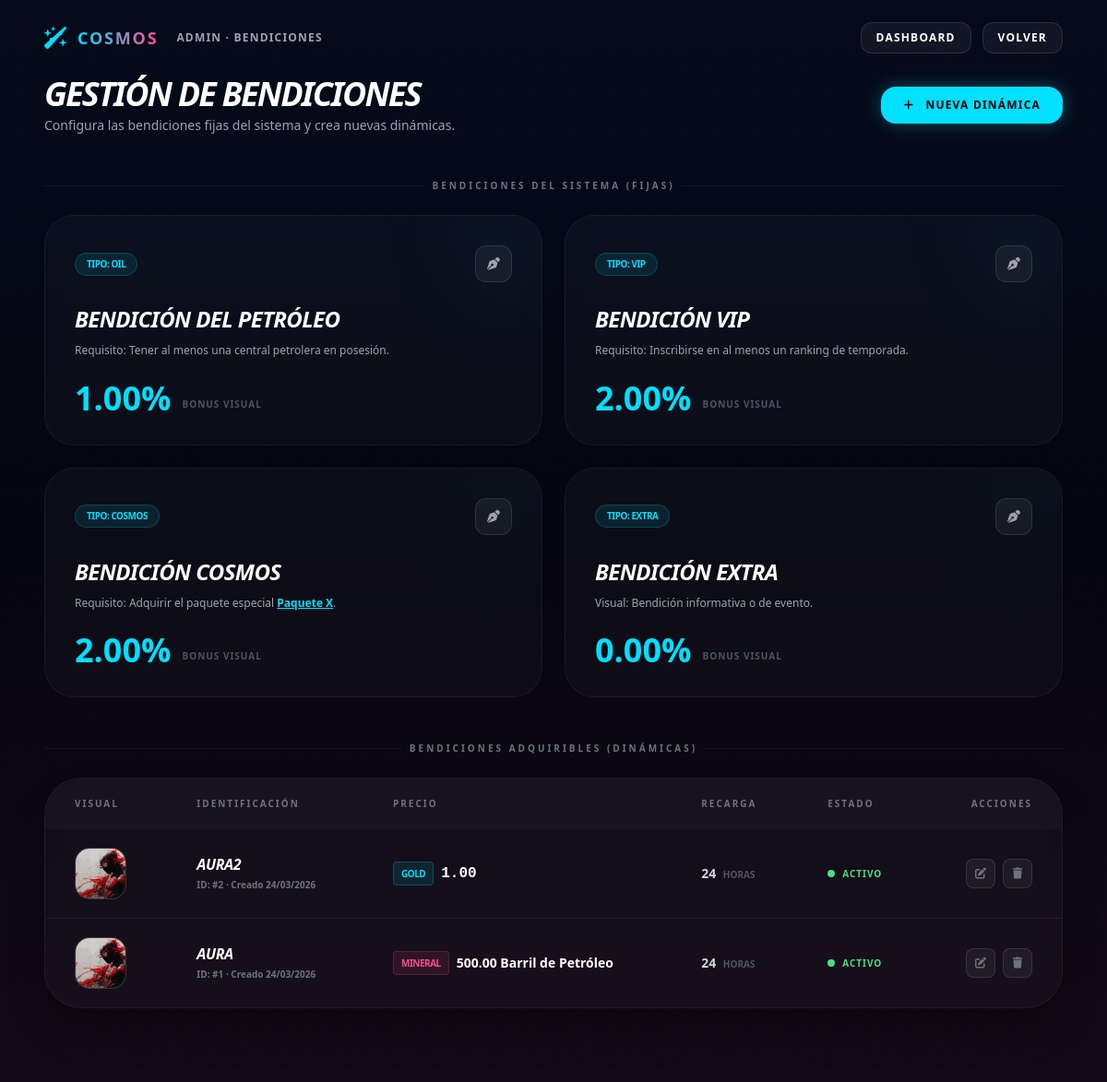
Page /dashboard/blessings/ (signed in) on the committed database.
### game/models_blessings.py (models this page shows, shortened)
class StaticBlessing(models.Model):
    TYPE_CHOICES = [
        ('oil', 'Bendición del Petróleo'),
        ('vip', 'Bendición VIP'),
        ('cosmos', 'Bendición Cosmos'),
        ('extra', 'Bendición Extra'),
    ]
    type = models.CharField(max_length=20, choices=TYPE_CHOICES, unique=True)
    name = models.CharField(max_length=100)
    bonus_percentage = models.DecimalField(max_digits=5, decimal_places=2, default=0, help_text="Porcentaje visual (ej: 1.00 para 1%)")
    required_pack = models.ForeignKey('game.StorePack', on_delete=models.SET_NULL, null=True, blank=True, help_text="Pack requerido para la bendición Cosmos")

class Blessing(models.Model):
    name = models.CharField(max_length=100)
    image = models.ImageField(upload_to='blessings/', null=True, blank=True)
    price_gold = models.DecimalField(max_digits=12, decimal_places=2, default=0)
    price_mineral = models.ForeignKey('game.Mineral', on_delete=models.SET_NULL, null=True, blank=True, related_name='+')
    price_mineral_qty = models.DecimalField(max_digits=12, decimal_places=2, default=0)
    reward_mineral = models.ForeignKey('game.Mineral', on_delete=models.SET_NULL, null=True, blank=True, related_name='+')
    reward_mineral_qty = models.DecimalField(max_digits=12, decimal_places=2, default=0)
    reward_gold = models.DecimalField(max_digits=12, decimal_places=2, default=0)
    cooldown_hours = models.PositiveIntegerField(default=24, help_text="Horas antes de poder reclamar de nuevo")
    is_active = models.BooleanField(default=True)
    created_at = models.DateTimeField(auto_now_add=True)

### game/models_packs.py (models this page shows, shortened)
class StorePack(models.Model):
    name = models.CharField(max_length=100, verbose_name="Nombre del Paquete")
    description = models.TextField(verbose_name="Descripción")
    image = models.ImageField(upload_to="packs/", null=True, blank=True, verbose_name="Imagen")
    price_gold = models.DecimalField(
        max_digits=12, decimal_places=2, default=0,
        verbose_name="Precio en GOLD"
    )
    purchase_mineral = models.ForeignKey(
        'game.Mineral',
        on_delete=models.SET_NULL, null=True, blank=True,
        verbose_name="Mineral de compra alternativo"
    )
    purchase_mineral_qty = models.IntegerField(
        default=0,
        verbose_name="Cantidad de mineral requerida"
    )
    external_link = models.URLField(
        max_length=500, null=True, blank=True,
        verbose_name="Link Externo",
        help_text="Si se llena, el botón de compra abrirá este enlace. No se cobrará GOLD ni mineral."
    )
    is_active = models.BooleanField(default=True)
    created_at = models.DateTimeField(auto_now_add=True)
    class Meta:
        verbose_name = "Paquete"
        verbose_name_plural = "Paquetes"

### game/models_planets.py (models this page shows, shortened)
class Mineral(models.Model):
    name = models.CharField(max_length=100)
    image = models.ImageField(upload_to="minerals/", null=True, blank=True)
    description = models.TextField(blank=True)
    gold_value = models.DecimalField(
        max_digits=12,
        decimal_places=2,
        default=Decimal('0.00'),
        help_text="Equivalencia en Cosmos Gold para 1 unidad de este mineral"
    )

### game/views_blessings.py (the view)
# urls.py: path("dashboard/blessings/", blessings_admin_view, name="blessings_admin"),
@login_required
@user_passes_test(lambda u: u.is_staff)
def blessings_admin_view(request):
    StaticBlessing.objects.get_or_create(type='oil', defaults={'name': 'Bendición del Petróleo', 'bonus_percentage': 1.0})
    StaticBlessing.objects.get_or_create(type='vip', defaults={'name': 'Bendición VIP', 'bonus_percentage': 0.0})
    StaticBlessing.objects.get_or_create(type='cosmos', defaults={'name': 'Bendición Cosmos', 'bonus_percentage': 2.0})
    StaticBlessing.objects.get_or_create(type='extra', defaults={'name': 'Bendición Extra', 'bonus_percentage': 0.0})
    static_blessings = StaticBlessing.objects.all()
    dynamic_blessings = Blessing.objects.all().order_by('-created_at')
    minerals = Mineral.objects.all()
    packs = StorePack.objects.all()
    return render(request, "game/blessings_admin.html", {
        "static_blessings": static_blessings,
        "dynamic_blessings": dynamic_blessings,
        "minerals": minerals,
        "packs": packs
    })

### game/templates/game/blessings_admin.html (shortened to what this page needs)
<!DOCTYPE html>
<html lang="es">
<head>
  <script src="https://cdn.tailwindcss.com"></script>
  <link rel="stylesheet" href="https://cdnjs.cloudflare.com/ajax/libs/font-awesome/6.4.0/css/all.min.css"/>
</head>
<body class="min-h-screen bg-space text-white overflow-x-hidden relative">
  <div class="absolute inset-0 bg-[radial-gradient(circle,_rgba(255,255,255,0.1)_1px,_transparent_1px)] bg-[size:40px_40px] opacity-20"></div>
  <div class="absolute top-0 left-0 w-full h-full bg-gradient-to-b from-blueglow/5 via-transparent to-pink/5 pointer-events-none"></div>
  <header class="relative z-10 px-6 py-6 flex items-center justify-between max-w-6xl mx-auto">
    <div class="flex items-center gap-3">
      <i class="fas fa-wand-sparkles text-accent text-2xl animate-pulse"></i>
      <span class="font-extrabold tracking-widest text-lg bg-gradient-to-r from-accent to-pink bg-clip-text text-transparent">COSMOS</span>
      <span class="text-xs text-gray-400 ml-2 font-bold uppercase tracking-widest">Admin · Bendiciones</span>
    </div>
    <div class="flex items-center gap-3">
      <a href="/dashboard/admin/" class="px-4 py-2 rounded-xl bg-white/5 border border-white/10 text-xs font-black uppercase tracking-widest hover:bg-white/10 transition-all">Dashboard</a>
      <a href="/home/" class="px-4 py-2 rounded-xl bg-white/5 border border-white/10 text-xs font-black uppercase tracking-widest hover:bg-white/10 transition-all">Volver</a>
    </div>
  </header>
  <main class="relative z-10 px-6 pb-20 max-w-6xl mx-auto space-y-12">
    <div class="flex items-center justify-between">
      <div>
        <h1 class="text-4xl font-black text-white uppercase tracking-tighter italic">Gestión de Bendiciones</h1>
        <p class="text-gray-400 text-sm mt-1">Configura las bendiciones fijas del sistema y crea nuevas dinámicas.</p>
      </div>
      <button onclick="openDynamicModal()" class="px-6 py-3 rounded-2xl bg-accent text-black font-black uppercase text-xs tracking-widest hover:brightness-110 transition-all shadow-[0_0_20px_rgba(0,224,255,0.3)]">
        <i class="fas fa-plus mr-2"></i> Nueva Dinámica
      </button>
    </div>
    <section>
      <div class="flex items-center gap-2 mb-6">
        <div class="h-px flex-1 bg-white/5"></div>
        <h2 class="text-[10px] font-black uppercase tracking-[0.3em] text-gray-500">Bendiciones del Sistema (Fijas)</h2>
        <div class="h-px flex-1 bg-white/5"></div>
      </div>
      <div class="grid gap-6 md:grid-cols-2">
        {% for sb in static_blessings %}
        <div class="glass-card rounded-[32px] p-8 border border-white/5 relative overflow-hidden group">
          <div class="absolute -top-12 -right-12 w-32 h-32 bg-accent/5 rounded-full blur-3xl group-hover:bg-accent/10 transition-all"></div>
          <div class="relative z-10">
            <div class="flex items-center justify-between mb-6">
              <span class="px-3 py-1 rounded-full bg-accent/10 border border-accent/20 text-accent text-[10px] font-black uppercase tracking-tighter">Tipo: {{ sb.type }}</span>
              <button onclick="openStaticModal('{{ sb.id }}', '{{ sb.name|escapejs }}', '{{ sb.bonus_percentage }}', '{{ sb.type }}', '{{ sb.required_pack_id|default:'' }}')"
                class="w-10 h-10 rounded-xl bg-white/5 flex items-center justify-center text-gray-400 hover:text-accent border border-white/10 transition-all">
                <i class="fas fa-pen-nib text-sm"></i>
              </button>
            </div>
            <h3 class="text-2xl font-black text-white mb-2 italic tracking-tight uppercase">{{ sb.name }}</h3>
            <p class="text-gray-400 text-xs mb-6 leading-relaxed">
              {% if sb.type == 'oil' %}Requisito: Tener al menos una central petrolera en posesión.{% endif %}
              {% if sb.type == 'vip' %}Requisito: Inscribirse en al menos un ranking de temporada.{% endif %}
              {% if sb.type == 'cosmos' %}Requisito: Adquirir el paquete especial <span class="text-accent underline font-bold">{% if sb.required_pack %}{{ sb.required_pack.name }}{% else %}No configurado{% endif %}</span>.{% endif %}
              {% if sb.type == 'extra' %}Visual: Bendición informativa o de evento.{% endif %}
            </p>
            <div class="flex items-end gap-3">
                <span class="text-4xl font-black text-accent leading-none">{{ sb.bonus_percentage }}%</span>
                <span class="text-[10px] text-gray-600 uppercase font-black tracking-widest mb-1">Bonus Visual</span>
            </div>
          </div>
        </div>
        {% endfor %}
      </div>
    </section>
    <section>
      <div class="flex items-center gap-2 mb-6">
        <div class="h-px flex-1 bg-white/5"></div>
        <h2 class="text-[10px] font-black uppercase tracking-[0.3em] text-gray-500">Bendiciones Adquiribles (Dinámicas)</h2>
        <div class="h-px flex-1 bg-white/5"></div>
      </div>
      <div class="glass-card rounded-[40px] border border-white/5 overflow-hidden shadow-2xl">
        <div class="overflow-x-auto">
          <table class="w-full text-left border-collapse">
            <thead class="bg-white/[0.02] text-[10px] uppercase text-gray-500 font-bold tracking-[0.2em]">
              <tr>
                <th class="px-8 py-5">Visual</th>
                <th class="px-8 py-5">Identificación</th>
                <th class="px-8 py-5">Precio</th>
                <th class="px-8 py-5">Recarga</th>
                <th class="px-8 py-5">Estado</th>
                <th class="px-8 py-5 text-right">Acciones</th>
              </tr>
            </thead>
            <tbody class="divide-y divide-white/5 text-sm">
              {% for b in dynamic_blessings %}
              <tr class="hover:bg-white/[0.02] transition-colors group">
                <td class="px-8 py-5">
                  <div class="w-14 h-14 rounded-2xl bg-white/5 border border-white/10 flex items-center justify-center overflow-hidden relative group">
                    {% if b.image %}
                    <img src="{{ b.image.url }}" class="w-full h-full object-cover">
                    {% else %}
                    <i class="fas fa-magic text-accent/20 text-xl"></i>
                    {% endif %}
                  </div>
                </td>
                <td class="px-8 py-5">
                  <div class="font-black text-white text-base uppercase tracking-tight italic">{{ b.name }}</div>
                  <div class="text-[10px] text-gray-500 font-bold">ID: #{{ b.id }} · Creado {{ b.created_at|date:"d/m/Y" }}</div>
                </td>
                <td class="px-8 py-5">
                  {% if b.price_mineral %}
                  <div class="flex items-center gap-2">
                    <span class="px-2 py-0.5 rounded bg-pink/10 text-pink text-[10px] font-black uppercase tracking-tighter border border-pink/20">Mineral</span>
                    <span class="font-black text-white">{{ b.price_mineral_qty }} {{ b.price_mineral.name }}</span>
                  </div>
                  {% else %}
                  <div class="flex items-center gap-2">
                    <span class="px-2 py-0.5 rounded bg-accent/10 text-accent text-[10px] font-black uppercase tracking-tighter border border-accent/20">Gold</span>
                    <span class="font-mono font-black text-white text-base">{{ b.price_gold }}</span>
                  </div>
                  {% endif %}
                </td>
                <td class="px-8 py-5">
                  <span class="text-gray-300 font-bold">{{ b.cooldown_hours }}</span>
                  <span class="text-[10px] text-gray-600 font-black uppercase ml-1">Horas</span>
                </td>
                <td class="px-8 py-5">
                  {% if b.is_active %}
                  <div class="flex items-center gap-2 text-green-400">
                    <div class="w-2 h-2 rounded-full bg-green-400 animate-pulse"></div>
                    <span class="text-[10px] font-black uppercase tracking-widest">Activo</span>
                  </div>
                  {% else %}
                  <div class="flex items-center gap-2 text-gray-500">
                    <div class="w-2 h-2 rounded-full bg-gray-500"></div>
                    <span class="text-[10px] font-black uppercase tracking-widest">Inactivo</span>
                  </div>
                  {% endif %}
                </td>
                <td class="px-8 py-4 text-right">
                <div class="flex items-center justify-end gap-2">
                    <button onclick="openDynamicModal('{{ b.id }}', '{{ b.name|escapejs }}', '{{ b.price_gold }}', '{{ b.cooldown_hours }}', '{{ b.price_mineral_id|default:'' }}', '{{ b.price_mineral_qty }}', '{{ b.is_active|yesno:'true,false' }}', '{% if b.image %}{{ b.image.url }}{% endif %}', '{{ b.reward_mineral_id|default:'' }}', '{{ b.reward_mineral_qty }}', '{{ b.reward_gold }}')"
                      class="w-8 h-8 rounded-lg bg-white/5 flex items-center justify-center text-gray-500 hover:text-accent border border-white/10 transition-all">
                        <i class="fas fa-edit text-xs"></i>
                    </button>
                    <button onclick="deleteBlessing('{{ b.id }}')"
                      class="w-8 h-8 rounded-lg bg-white/5 flex items-center justify-center text-gray-500 hover:text-pink border border-white/10 transition-all">
                        <i class="fas fa-trash text-xs"></i>
                    </button>
                </div>
            </td>
              </tr>
              {% endfor %}
            </tbody>
          </table>
        </div>
      </div>
    </section>
  </main>
</body>
</html>

### game/templates/game/blessings_admin.html (style rules this page uses)
.glass-card { background: rgba(255, 255, 255, 0.03); backdrop-filter: blur(10px); }

### rows in the picture
StaticBlessing: type "OIL", name "BENDICIÓN DEL PETRÓLEO", shows "Requisito: Tener al menos una central petrolera en posesión.", bonus_percentage "1.00"
StaticBlessing: type "VIP", name "BENDICIÓN VIP", shows "Requisito: Inscribirse en al menos un ranking de temporada.", bonus_percentage "2.00"
StaticBlessing: type "COSMOS", name "BENDICIÓN COSMOS", required_pack.name "Paquete X", bonus_percentage "2.00"
StaticBlessing: type "EXTRA", name "BENDICIÓN EXTRA", shows "Visual: Bendición informativa o de evento.", bonus_percentage "0.00"
Blessing: image (picture), name "AURA2", id "2", created_at "24/03/2026", price_gold "1.00", cooldown_hours "24", is_active True (drawn)
Blessing: image (picture), name "AURA", id "1", created_at "24/03/2026", price_mineral_qty "500.00", price_mineral.name "Barril de Petróleo", cooldown_hours "24", is_active True (drawn)
